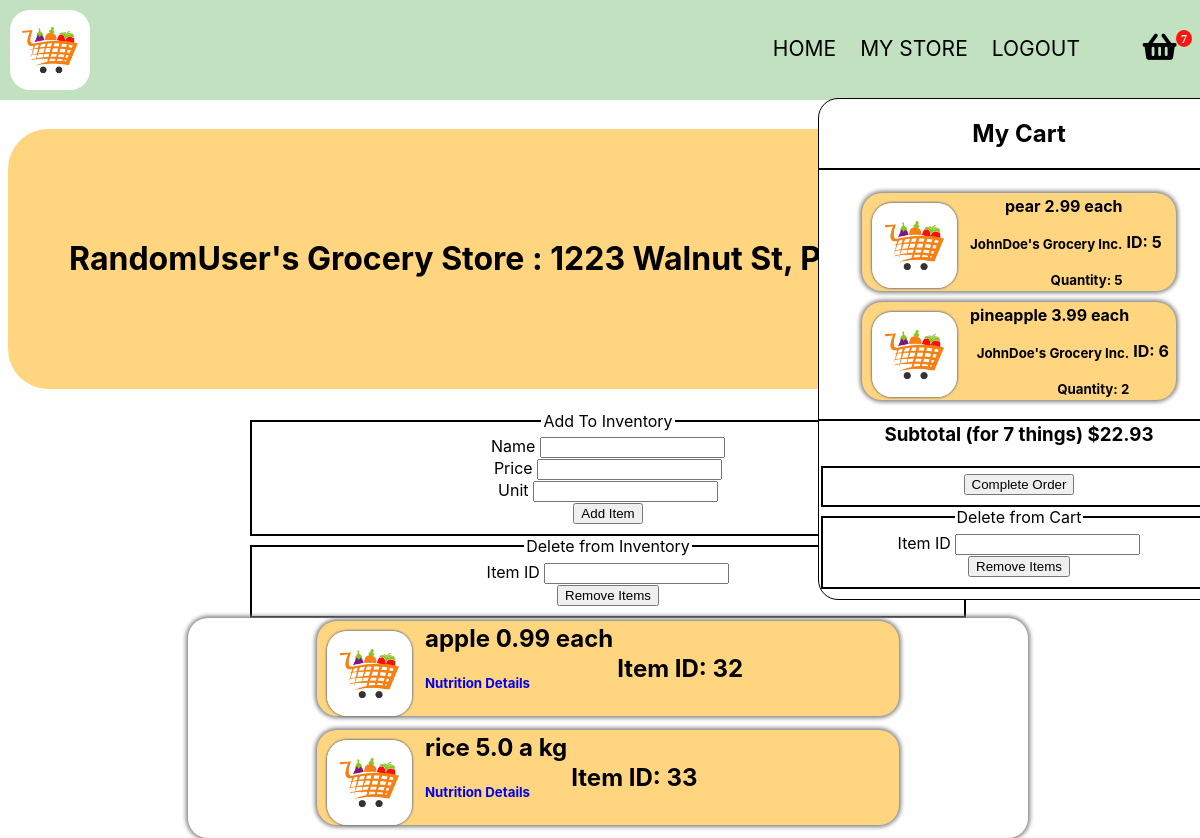
Screenshot of /mystore/johndoe (signed in) with the database file from the repository.
### app.py (models this page shows)
class CartItems(db.Model):
    __tablename__ = 'cart'
    itemid = db.Column(db.Integer, primary_key = True)
    itemname = db.Column(db.String(20), nullable = False)
    quantity = db.Column(db.Integer, nullable = False)
    unit = db.Column(db.String(10), nullable = False)
    price = db.Column(db.Float, nullable = False)
    seller = db.Column(db.String(100), nullable = False)
    userid = db.Column(db.Integer, db.ForeignKey("user.id"))

class Store(db.Model):
    __tablename__ = 'store'
    storeid = db.Column(db.Integer, primary_key = True)
    storename = db.Column(db.String(50), nullable = True)
    storeaddress = db.Column(db.String(100), nullable = True)
    storelat = db.Column(db.Float, nullable = True)
    storelong = db.Column(db.Float, nullable = True)
    storeowner = db.Column(db.String(20), nullable = True)
    cart = db.relationship("Inventory")
    userid = db.Column(db.Integer, db.ForeignKey("user.id"))

class Inventory(db.Model):
    __tablename__ = 'inventory'
    inventoryid = db.Column(db.Integer, primary_key = True)
    itemname = db.Column(db.String(20), nullable = False)
    price = db.Column(db.Float, nullable = False)
    unit = db.Column(db.String(10), nullable = False)
    storeid = db.Column(db.Integer, db.ForeignKey("store.storeid"))

### app.py (the view, shortened to what this page needs)
@app.route('/mystore/<name>', methods=['GET', 'POST'])
def profile(name):
    emailform = EmailForm()
    deletefromcart = DeleteFromInventory()
    registerstore = StoreRegistration()
    additems = AddToInventory()
    deleteform = DeleteFromInventory()
    user = User.query.filter_by(id = current_user.id).first()
    userscart = CartItems.query.filter_by(userid = user.id).all()
    subtotal = 0
    itemamount = 0
    for thing in userscart:
        itemamount += thing.quantity
        subtotal += thing.price * thing.quantity
    if deleteform.validate_on_submit():
        item = Inventory.query.filter_by(inventoryid = deleteform.itemid.data).first()
        db.session.delete(item)
        db.session.commit()
        return redirect('/mystore/' + name)
    if deletefromcart.validate_on_submit():
        item = CartItems.query.filter_by(itemid = deletefromcart.itemid.data).first()
        db.session.delete(item)
        db.session.commit()
        return redirect('/mystore/' + name)
    if emailform.validate_on_submit():
        sendemail(current_user.id)
        return redirect('/mystore/' + name)
    if Store.query.filter_by(userid = current_user.id).first() != None:
        userstore = Store.query.filter_by(userid = current_user.id).first()
        userinv = Inventory.query.filter_by(storeid = Store.query.filter_by(storeid = userstore.storeid).first().storeid).all()
        return render_template('mystore.html', form = additems, cart = userscart, subtotal = subtotal, itemamount = itemamount, userinv = userinv, userstore = userstore, form1 = deleteform, deleteform = deletefromcart, emailform = emailform)
    else:
        return render_template('registerforshop.html', form = registerstore,  cart = userscart, subtotal = subtotal, itemamount = itemamount, deleteform = deletefromcart, emailform = emailform)

### forms.py
class EmailForm(FlaskForm):
    submit = SubmitField("Complete Order")

class DeleteFromInventory(FlaskForm):
    itemid = IntegerField("Item ID", validators=[DataRequired()])
    submit = SubmitField("Remove Items")

### app.py (called while the page is built)
@login_manager.user_loader
def load_user(user_id):
    return User.query.get(int(user_id))

### templates/mystore.html (shortened to what this page needs)
<!DOCTYPE HTML>
<html>
	<head>
		<link href="https://use.fontawesome.com/releases/v5.0.1/css/all.css" rel="stylesheet">
	</head>
	<body class="is-preload">
		<br>
		<br>
		<br>
		<br>
		<br>
		<div class="container">
			<img class = 'logo' src="{{ url_for('static', filename = 'images/grocerylogo.jpeg') }}">
			<nav>
				<ul id = 'subpages'>
					<li><a href="/main">HOME</a></li>
					<li><a href="/mystore/{{current_user.name}}">MY STORE</a></li>
					<li id="logout"><a href="/logout">LOGOUT</a></li>
					<div id="container" style="display:inline-block; position: absolute; height: 100%;">
						<ul>
							<li id="li1"> <i class="fa badge fa-lg" style='font-size:30px'value={{itemamount}}>&#xf291; </i>
								<div class="popupMenu">
									<div class = "upperdiv">
										<h1 style="text-align: center; border-bottom: 2px solid black; padding-bottom: 20px;"> My Cart</h1>
										<table class = "carttable">
											{% for thing in cart %}
												<tr>
													<td>
														<div class = 'itemdiv'>
															<img src="{{ url_for('static', filename = 'images/grocerylogo.jpeg') }}" class="itemimage">
															<table class="carttdtable">
																<tr class="carttr">
																	<td class="carttd">
																	<h4 class = "iteminfo" style = "margin: 0px;"> {{thing.itemname}} {{thing.price}} {{thing.unit}}</h4> <br> <h5 class = "iteminfo" style = "margin: 0px;"> {{thing.seller}} </h5> <br> <h5 class = "iteminfo" style = "margin: 0px;"> Quantity: {{thing.quantity}} </h5> </td>
																	</td>
																	<td> <h4> ID: {{thing.itemid}}</h5></td>
																</tr>
															</table>
														</div>
											{% endfor %}
									</div>
									<div class="lowerdiv">
										<h3 class="lowerh3"> Subtotal (for {{itemamount}} things) ${{"%.2f"|format(subtotal)}} </h3>
                                        <br>
                                        <form method="post" action="">
											<fieldset>
												<div>
													{{ emailform.submit(class = "btn btn-outline-info") }}
												</div>
											</fieldset>
										</form>
                                        <form method="post" action="" class="lowerform">
											<fieldset>
												<legend class = "cartlegend">Delete from Cart</legend>
												<div>
													{{ deleteform.itemid.label(class = "form-control-label") }}
													{{ deleteform.itemid(class = "form-control form-control-lg") }}
												</div>
												<div class = 'fieldbutton'>
													{{ deleteform.submit(class = "btn btn-outline-info") }}
												</div>
											</fieldset>
										</form>
									</div>
								</div>
        <h1 class = 'title'> {{userstore.storename}} : {{userstore.storeaddress}} </h1>
        <div class = "addtocart">
            <form method="post" action="">
                <fieldset>
                    <legend class = "cartlegend">Add To Inventory</legend>
                    <div>
                        {{ form.itemname.label(class = "form-control-label") }}
                        {{ form.itemname(class = "form-control form-control-lg") }}
                    </div>
                    <div>
                        {{ form.price.label(class = "form-control-label") }}
                        {{ form.price(class = "form-control form-control-lg") }}
                    </div>
                    <div>
                        {{ form.unit.label(class = "form-control-label") }}
                        {{ form.unit(class = "form-control form-control-lg") }}
                    </div>
                    <div class = 'fieldbutton'>
                        {{ form.submit(class = "btn btn-outline-info") }}
                    </div>
                </fieldset>
            </form>
        </div>
        <div class = "addtocart">
            <form method="post" action="">
                <fieldset>
                    <legend class = "cartlegend">Delete from Inventory</legend>
                    <div>
                        {{ form1.itemid.label(class = "form-control-label") }}
                        {{ form1.itemid(class = "form-control form-control-lg") }}
                    </div>
                    <div class = 'fieldbutton'>
                        {{ form1.submit(class = "btn btn-outline-info") }}
                    </div>
                </fieldset>
            </form>
        </div>
        <div class = 'tablediv'>
            <table class = "inventorytable">
            {% for thing in userinv %}
                <tr>
                    <td>
                    <div class = 'itemdiv'>
                        <img src="{{ url_for('static', filename = 'images/grocerylogo.jpeg') }}" class="itemimage">
                        <table>
                            <tr>
                                <td> <h2 class = "iteminfo"> {{thing.itemname}} {{thing.price}} {{thing.unit}} <br> </h2> <h5> <a href="/nutritionaldetails/{{thing.itemname}}" target="_blank">Nutrition Details</a> </h5> </td>
                                <td>
                                    <h2>Item ID: {{thing.inventoryid}} </h2>
                                </td>
                            </tr>
                        </table>
                    </div>
                    </td>
                </tr>
            {% endfor %}
            </table>
        </div>
	</body>
</html>

### templates/mystore.html (style rules this page uses)
.lowerform { margin-top: 0px; margin-bottom: 10px; }
.lowerh3 { margin-top: 2px; margin-bottom: 0px; }
.upperdiv { height: 65%; overflow: scroll; }
.addtocart { width: 60%; margin: 0 auto; }
.lowerdiv { border-top: 2px solid black; position: absolute; bottom: 0px; text-align: center; width: 100%; }
.carttable { margin: 0 auto; width: 80%; }
.itemimage { height: 90px; width: 90px; float: left; border-radius: 20px; margin-right: 10px; }
#logout { margin-right: 10vh; }
#container { right: -80px; top: 16px; margin-right: 5vh; }
.popupMenu { width: 400px; height: 500px; border: 1px solid black; position: absolute; top: 62px; right: -20px; background-color: white; border-radius: 20px; overflow: scroll; }
ul li { position: relative }
.badge:after { content:attr(value); font-size:12px; color: #fff; background: red; border-radius:50%; padding: 2px 5px; position:relative; left:-8px; top:-15px; opacity:0.9; }
.tablediv { width: 70%; margin:0 auto; background-color: white; border-radius: 20px; box-shadow: 0 0 4px 2px gray; }
.cartlegend { text-align: center; }
.fieldbutton { text-align: center; }
.title { padding: 50px; background-color: green; height: 20vh; line-height: 20vh; text-align: center; background-color: rgb(255, 213, 128); border-radius: 40px; }
.itemimage { float: left; height: 85px; width: auto; margin: 10px; border-radius: 20px; box-shadow: 0 0 2px 1px gray; }
.iteminfo { margin:0 auto; }
.itemdiv { background-color: rgb(255, 213, 128); border-radius: 20px; box-shadow: 0 0 4px 2px gray; }
.inventorytable { width: 70%; margin:0 auto; height: 100%; }
td { margin-bottom: 50px; }
fieldset { border: 2px solid black; text-align: center; }
html { height: 100%; width: 100%; }
body { height: 100%; width: 100%; font-family: Eina, -apple-system, BlinkMacSystemFont, "Segoe UI", Roboto, Helvetica, Arial, sans-serif; }
a { text-decoration: none; }
.logo { float: left; height: 80px; width: auto; margin: 10px; border-radius: 20px; }
body { height: 100%; width: 100%; }
nav ul { float: right; list-style: none; text-align: right; padding-top: 20px; margin-left: 0px; margin-right: 5vh; }
.container { background-color:rgb(193, 225, 193); position: fixed; width: 100%; top: 0px; left: 0px; }
.container::after { content: ''; display: table; clear: both; }
nav li { float: left; margin-left: 3vh; }
nav a { text-decoration: none; color: black; font-size: 21px; }

### rows the page displays
CartItems: itemname "pear", price "2.99", unit "each", seller "JohnDoe's Grocery Inc.", quantity "5", itemid "5"
CartItems: itemname "pineapple", price "3.99", unit "each", seller "JohnDoe's Grocery Inc.", quantity "2", itemid "6"
Store: storename "RandomUser's Grocery Store", storeaddress "1223 Walnut St,…"
Inventory: itemname "apple", price "0.99", unit "each", inventoryid "32"
Inventory: itemname "rice", price "5.0", unit "a kg", inventoryid "33"

### other values shown
{{ itemamount }} "7"
{{ "%.2f"|format(subtotal) }} "22.93"
{{ deleteform.itemid.label(class = "form-control-label") }} "Item ID"
